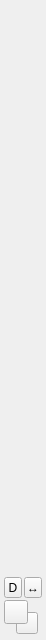
<?xml version="1.0" encoding="UTF-8"?>
<ui version="4.0">
 <class>ToolBox</class>
 <widget class="QWidget" name="ToolBox">
  <property name="geometry">
   <rect>
    <x>0</x>
    <y>0</y>
    <width>46</width>
    <height>640</height>
   </rect>
  </property>
  <property name="minimumSize">
   <size>
    <width>42</width>
    <height>200</height>
   </size>
  </property>
  <property name="maximumSize">
   <size>
    <width>48</width>
    <height>16777215</height>
   </size>
  </property>
  <property name="windowTitle">
   <string>工具</string>
  </property>
  <property name="styleSheet">
   <string notr="true">/* 工具栏用中灰，避免过黑；与画布深灰区分开 */
QWidget#ToolBox,
QWidget#toolsHost,
QScrollArea#toolsScroll {
  background-color: #5a5a5a;
}
QScrollArea#toolsScroll > QWidget > QWidget {
  background-color: #5a5a5a;
}
QWidget#colorArea {
  background-color: #5a5a5a;
  border-top: 1px solid #6e6e6e;
}
QToolButton {
  background-color: transparent;
  color: #f0f0f0;
  border: 1px solid transparent;
  border-radius: 3px;
  padding: 2px;
  font-size: 11px;
}
QToolButton:hover { background-color: #6e6e6e; }
QToolButton:checked { background-color: #3d6ea0; border-color: #6aa8e0; }
QPushButton#fgButton {
  border: 2px solid #f0f0f0;
  border-radius: 1px;
}
QPushButton#bgButton {
  border: 1px solid #222;
  border-radius: 1px;
}
QToolButton#swapColorsButton, QToolButton#defaultColorsButton {
  font-size: 9px;
  color: #eee;
  background-color: #6a6a6a;
}</string>
  </property>
  <layout class="QVBoxLayout" name="verticalLayout">
   <property name="spacing">
    <number>2</number>
   </property>
   <property name="leftMargin">
    <number>2</number>
   </property>
   <property name="topMargin">
    <number>4</number>
   </property>
   <property name="rightMargin">
    <number>2</number>
   </property>
   <property name="bottomMargin">
    <number>4</number>
   </property>
   <item>
    <widget class="QScrollArea" name="toolsScroll">
     <property name="frameShape">
      <enum>QFrame::Shape::NoFrame</enum>
     </property>
     <property name="horizontalScrollBarPolicy">
      <enum>Qt::ScrollBarPolicy::ScrollBarAlwaysOff</enum>
     </property>
     <property name="widgetResizable">
      <bool>true</bool>
     </property>
     <widget class="QWidget" name="toolsHost">
      <property name="geometry">
       <rect>
        <x>0</x>
        <y>0</y>
        <width>36</width>
        <height>480</height>
       </rect>
      </property>
      <layout class="QVBoxLayout" name="toolsLayout">
       <property name="spacing">
        <number>2</number>
       </property>
       <property name="leftMargin">
        <number>0</number>
       </property>
       <property name="topMargin">
        <number>0</number>
       </property>
       <property name="rightMargin">
        <number>0</number>
       </property>
       <property name="bottomMargin">
        <number>0</number>
       </property>
       <!-- 按钮在 C++ 里按 ToolId 动态创建并加入 buttonGroup，便于与 GIMP tool_info 列表对应 -->
       <item>
        <spacer name="toolsSpacer">
         <property name="orientation">
          <enum>Qt::Orientation::Vertical</enum>
         </property>
         <property name="sizeHint" stdset="0">
          <size>
           <width>20</width>
           <height>40</height>
          </size>
         </property>
        </spacer>
       </item>
      </layout>
     </widget>
    </widget>
   </item>
   <item>
    <widget class="QWidget" name="colorArea" native="true">
     <property name="minimumSize">
      <size>
       <width>0</width>
       <height>56</height>
      </size>
     </property>
     <property name="maximumSize">
      <size>
       <width>16777215</width>
       <height>64</height>
      </size>
     </property>
     <layout class="QVBoxLayout" name="colorLayout">
      <property name="spacing">
       <number>2</number>
      </property>
      <property name="leftMargin">
       <number>2</number>
      </property>
      <property name="topMargin">
       <number>4</number>
      </property>
      <property name="rightMargin">
       <number>2</number>
      </property>
      <property name="bottomMargin">
       <number>2</number>
      </property>
      <item>
       <layout class="QHBoxLayout" name="swapDefaultLayout">
        <item>
         <widget class="QToolButton" name="defaultColorsButton">
          <property name="toolTip">
           <string>默认前景/背景色（黑/白）</string>
          </property>
          <property name="text">
           <string>D</string>
          </property>
         </widget>
        </item>
        <item>
         <widget class="QToolButton" name="swapColorsButton">
          <property name="toolTip">
           <string>切换前景和背景色</string>
          </property>
          <property name="text">
           <string>↔</string>
          </property>
         </widget>
        </item>
       </layout>
      </item>
      <item>
       <!-- 【对照 GIMP】gimpfgbgeditor：背景右下、前景左上重叠；交换只改颜色，位置固定 -->
       <widget class="QWidget" name="swatchHost" native="true">
        <property name="minimumSize">
         <size>
          <width>36</width>
          <height>34</height>
         </size>
        </property>
        <property name="maximumSize">
         <size>
          <width>36</width>
          <height>34</height>
         </size>
        </property>
        <widget class="QPushButton" name="bgButton">
         <property name="geometry">
          <rect>
           <x>12</x>
           <y>12</y>
           <width>22</width>
           <height>22</height>
          </rect>
         </property>
         <property name="toolTip">
          <string>背景色</string>
         </property>
         <property name="text">
          <string/>
         </property>
        </widget>
        <widget class="QPushButton" name="fgButton">
         <property name="geometry">
          <rect>
           <x>0</x>
           <y>0</y>
           <width>24</width>
           <height>24</height>
          </rect>
         </property>
         <property name="toolTip">
          <string>前景色（画笔等使用）</string>
         </property>
         <property name="text">
          <string/>
         </property>
        </widget>
       </widget>
      </item>
     </layout>
    </widget>
   </item>
  </layout>
 </widget>
 <resources/>
 <connections/>
</ui>
